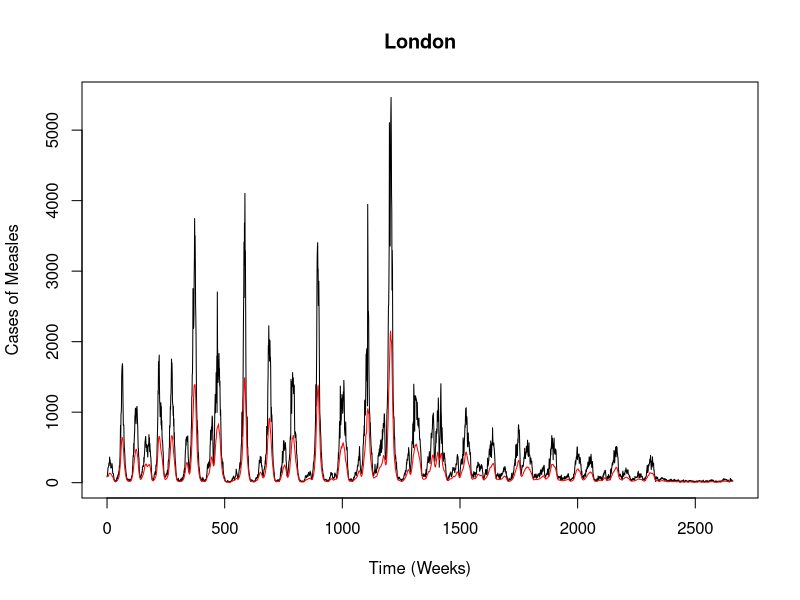
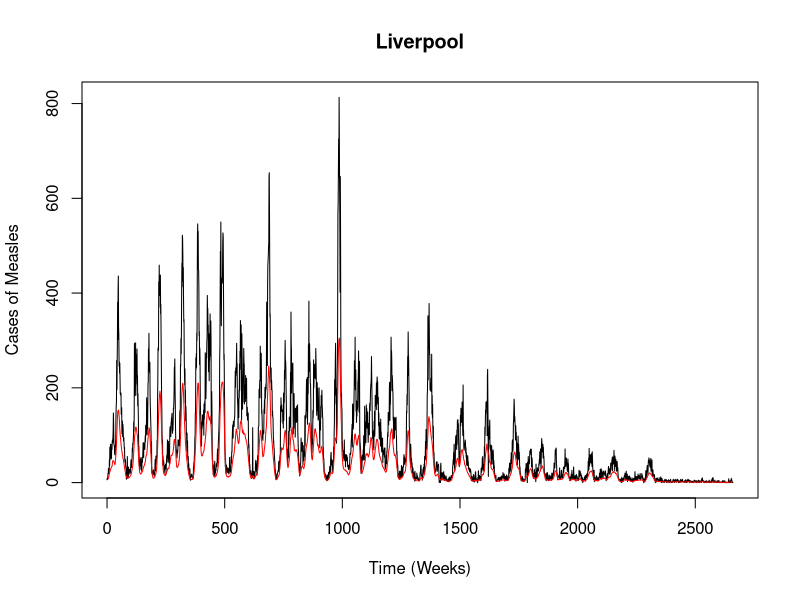
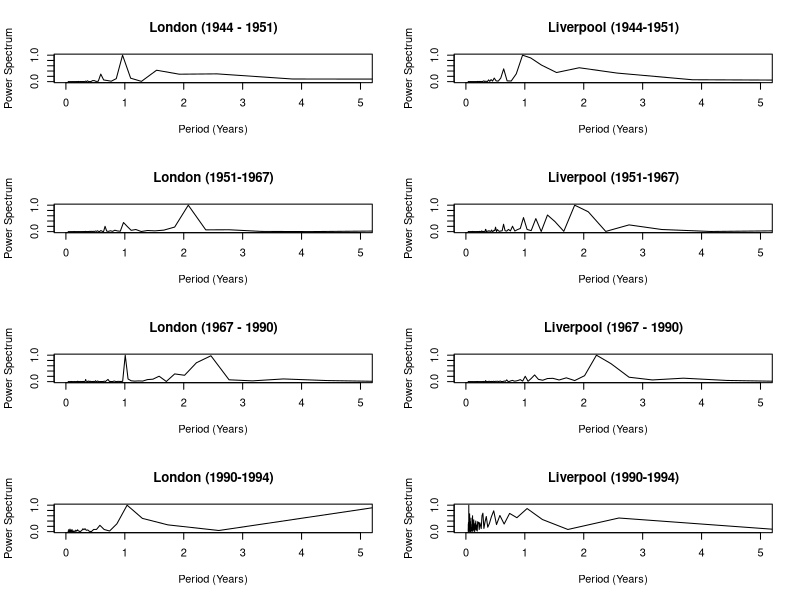
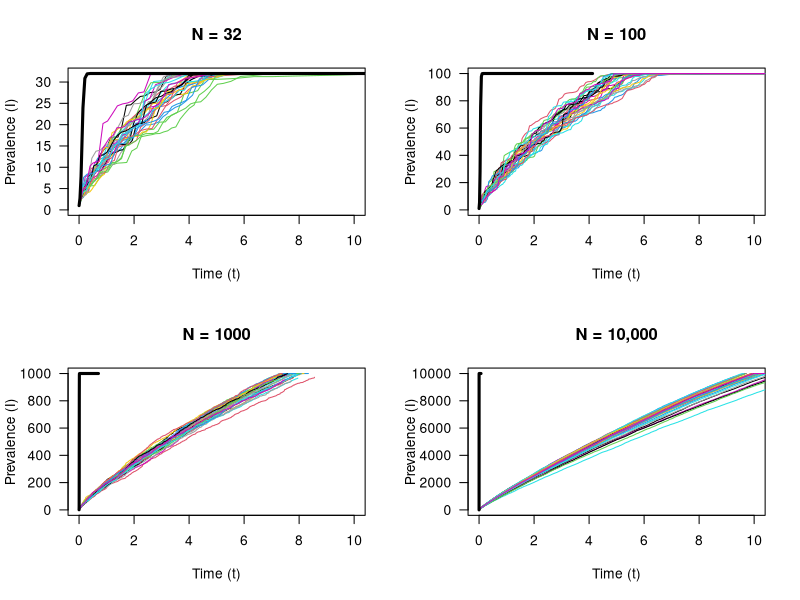

R code for these plots, in order:
####################QUESTION 1####################
###############PART A###############
###############PART I###############

londona <- read.csv("meas_uk__lon_1944-94_wk.csv")
liverpoola <- read.csv("meas_uk__lpl_1944-94_wk.csv")

londonb <- londona[-c(1,2,3,4,5,6,7,8,9),] ##cleaning out not needed data
liverpoolb <- liverpoola[-c(1,2,3,4,5,6,7,8,9),] ##cleaning out not needed data

read.ymdc <- function(dat){
  year <- dat[seq(1,length(dat),4)]
  month <-dat[seq(2,length(dat),4)]
  day <-dat[seq(3,length(dat),4)]
  date<-as.Date(paste(year, month, day, sep = "."), format = "%Y.%m.%d")
  count <-dat[seq(4,length(dat),4)]
  count <- as.numeric(as.character(count))
  week <- as.numeric((date - date[1])/7)
  l <- list(date, count, week)
  L <- data.frame(l)
  names(L) <-c("Date", "Counts", "Week")
  return(L)
}

London <- read.ymdc(londonb)
Liverpool <-read.ymdc(liverpoolb)

###############PART II###############
m.average <- function(dat,n){filter(dat[,2],rep(1/(2*n+1),n), sides=2)}

time.plot<-function(dat,add=FALSE, n=20, linetype = "l", colour = "red", maint){
  if(add == TRUE){
    X<-plot(dat$Week, dat$Counts, type= linetype, xlab = "Time (Weeks)", ylab = "Cases of Measles", main = maint)
    lin <- lines(m.average(dat,n), col = colour)
  }
  if(add == FALSE){
    X<-plot(dat$Week, dat$Counts, type = linetype, xlab = "Time (Weeks)", ylab = "Cases of Measles", main = maint)
  }
}

time.plot(London, add = TRUE, n = 10, col = "red", maint = "London")
time.plot(Liverpool, add=TRUE, n=10, col = "red", maint = "Liverpool")

###############PART III###############

periodogram<-function(dat, timemin = 0, timemax = 2660, linetype = "l", colour = "black", maint){
  Uptodate <- dat[dat$Week >= timemin & dat$Week <= timemax , ]
  s<-spectrum(Uptodate$Counts, plot=FALSE)
  per <-  1/(s$freq*52)
  spec <- s$spec/max(s$spec)
  plot(per, spec, type = linetype, xlab = "Period (Years)", ylab = "Power Spectrum", xlim = c(0,5), col = colour, main = maint)
}


###############PART B###############

par(mfrow = c(4,2))

periodogram(London, timemax = 400, maint = "London (1944 - 1951)")
periodogram(Liverpool, timemax = 400, maint = "Liverpool (1944-1951)")
periodogram(London, timemin = 400, timemax = 1250, maint = "London (1951-1967)") ##looks like there is some power at 2.5 years as well - changes from 2 years to 3 years
periodogram(Liverpool, timemin = 400, timemax = 1250, maint = "Liverpool (1951-1967)") ##looks like there is some power at 2.5 years as well - changes from 2 years to 3 years
periodogram(London, timemin = 1250, timemax = 2400, maint = "London (1967 - 1990)")
periodogram(Liverpool, timemin = 1250, timemax = 2400, maint = "Liverpool (1967 - 1990)") ##looks like there is some power at 2.5 years as well - changes from 2 years to 3 years
periodogram(London, timemin = 2400, maint = "London (1990-1994)")
periodogram(Liverpool, timemin = 2400, maint = "Liverpool (1990-1994)")

#The above periodograms were chosen because that's when the data appeared to change on the timeplot. 
#London's periodogram and Liverpool's periodogram are very different. London seems to have 
#to almost always have a period of 1 year, as well as an additional period, such as 2 or 2.5 years.
#Liverpool has a much more interesting and vast plot, but also shows some similarities to London's periodogram.
#For example, Liverpool and London both have high power at 1 year from 1944-1951, high power at 2 years from 1951-1967
## high power at 2.5 years from 1967-1990 and then high power back at 1 year from 1990-1994. What is interesting
##about the periodogram is Liverpool from 1990-1994. It seems as though there is a lot of power at certain intervals between 0 and 1 year.
##

dev.off()

####################QUESTION 2####################
###############PART A###############

##needs to be completed
SI.gillespie <- function(beta, N, I0, tmax){
  t0 <- 0
  times =(t0:tmax)
  x <-c(S=N-I0, I=I0, t=t0)
  
  res <- matrix(nrow=length(t0:tmax),ncol=length(x),
                dimnames = list(times,names(x))) #matrix to store values
  
  for (i in 1:(tmax+1)){
    res[i,] <- x
    rate <- with(as.list(x), beta*S*I) ## calculate current rate
    if(rate<=0) break #rate != 0; t_next would return NaN
    t_next <- rexp(1,rate)  #time to next event
    t0 <- t0 + t_next # update time
    x <- x+c(-1*rate*t_next, 1*rate*t_next, t0) #updates x <- c(S, I, t)
    if(x[1]<0) #if S is for some reason negative, change it to its previous positive
      x <- res[i,]
  }
  cbind(res[,3],res[,2]) #returns cbind(t, I)
}

par(mfrow = c(2,2))

## N=32
plot(0,0,xlim=c(0,10),ylim=c(0,32),
     type="n",xlab="Time (t)",ylab="Prevalence (I)",main = "N = 32", las=1)
for(i in 1:30){
  G.SI <- SI.gillespie(beta=1, N=32, I0=1, tmax=80)
  lines(G.SI, col=i)
}
N <- 32
beta <- 1
I0 <- 1
It <- I0*exp(N*beta*G.SI[,1])/(1+(I0/N)*(exp(N*beta*G.SI[,1])-1))
lines(G.SI[,1],It,lwd=3)

## N=100
plot(0,0,xlim=c(0,10),ylim=c(0,100),
     type="n",xlab="Time (t)",ylab="Prevalence (I)",las=1, main = "N = 100")
for(i in 1:30){
  G.SI <- SI.gillespie(beta=1, N=100, I0=1, tmax=300)
  lines(G.SI, col=i)
}
N <- 100
G.SI <- SI.gillespie(beta=1, N=100, I0=1, tmax=80)
It <- I0*exp(N*beta*G.SI[,1])/(1+(I0/N)*(exp(N*beta*G.SI[,1])-1))
lines(G.SI[,1],It,lwd=3)

## N=1000
plot(0,0,xlim=c(0,10),ylim=c(0,1000),
     type="n",xlab="Time (t)",ylab="Prevalence (I)",las=1, main = "N = 1000")
for(i in 1:30){
  G.SI <- SI.gillespie(beta=1, N=1000, I0=1, tmax=1000)
  lines(G.SI, col=i)
}
N <- 1000
It <- I0*exp(N*beta*G.SI[,1])/(1+(I0/N)*(exp(N*beta*G.SI[,1])-1))
lines(G.SI[,1],It,lwd=3)

## N=10,000
plot(0,0,xlim=c(0,10),ylim=c(0,10000),
     type="n",xlab="Time (t)",ylab="Prevalence (I)",las=1, main = "N = 10,000")
for(i in 1:30){
  G.SI <- SI.gillespie(beta=1, N=10000, I0=1, tmax=10000)
  lines(G.SI, col=i)
}
N <- 10000
It <- I0*exp(N*beta*G.SI[,1])/(1+(I0/N)*(exp(N*beta*G.SI[,1])-1))
lines(G.SI[,1],It,lwd=3)

